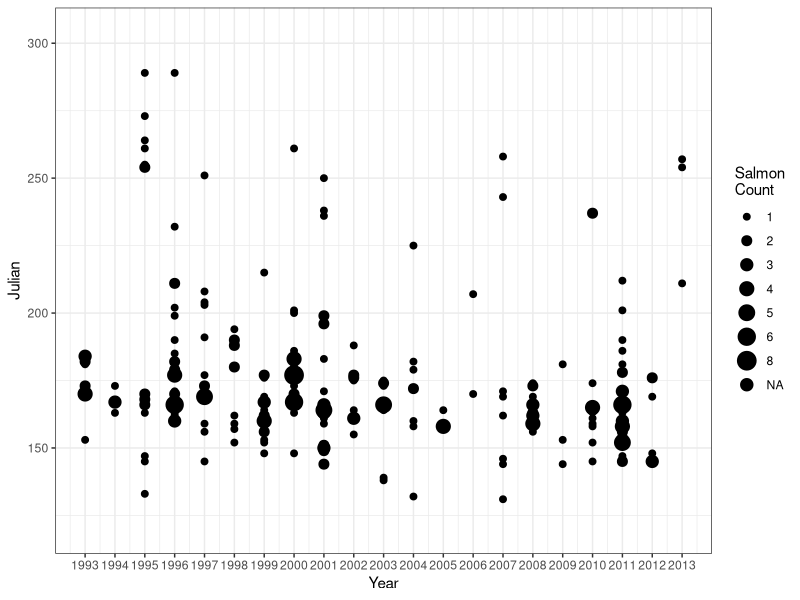

This figure's R source:
#### load libraries
library(tidyr)
library(stringr)
library(ggplot2)

### import data from csv file
salmondata <- read.csv("returnsEcataract.csv", header = TRUE, check.names=TRUE)

## convert from wide to long format
data_long <- gather(salmondata, Year, Count, X1993:X2013)
data_long$Year <- as.numeric(substring(data_long$Year, 2))

# replace 0 with NAs
data_long[data_long ==0] = NA
colnames(data_long)[1] <- "Julian"

## plot data as is
brks <- c(1993:2013)
ggplot(data_long, aes(Year, Julian, size = factor(Count))) +
  geom_point() + theme_bw() + scale_size_discrete(name="Salmon\nCount") +
  scale_x_continuous(breaks=brks,
                     labels=brks)